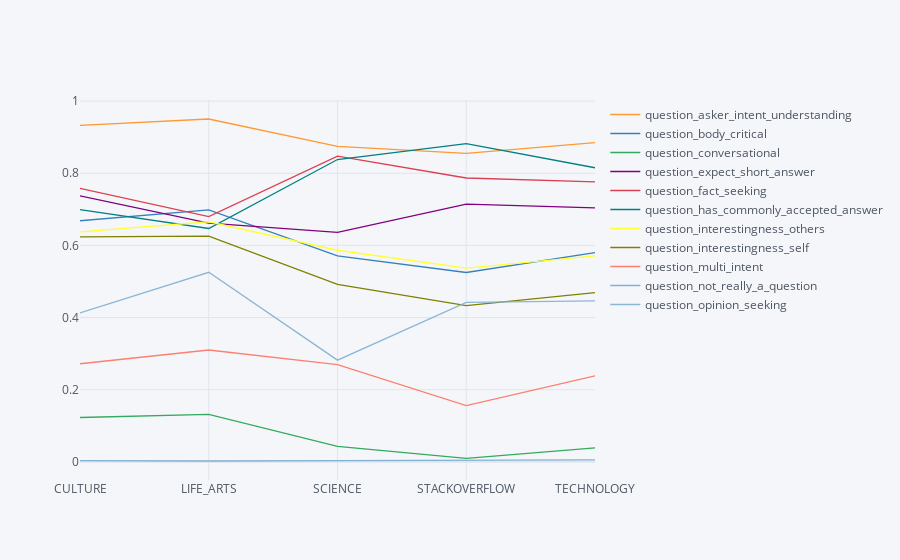

Notebook source saved alongside this figure:
### Markdown cell above
### Target Labels For Question Part 1

### Code cell
df_train.groupby('category')[
 'question_asker_intent_understanding',
 'question_body_critical',
 'question_conversational',
 'question_expect_short_answer',
 'question_fact_seeking',
 'question_has_commonly_accepted_answer',
 'question_interestingness_others',
 'question_interestingness_self',
 'question_multi_intent',
'question_not_really_a_question',
'question_opinion_seeking'
].mean().iplot(kind='line')

### Figure 1 — Plotly figure (JSON) as saved in the notebook; plotly's stock layout.template omitted (floating-point values rounded to 4 significant figures)
{"data": [{"line": {"color": "rgba(255, 153, 51, 1.0)", "dash": "solid", "shape": "linear", "width": 1.3}, "mode": "lines", "name": "question_asker_intent_understanding", "text": "", "type": "scatter", "x": ["CULTURE", "LIFE_ARTS", "SCIENCE", "STACKOVERFLOW", "TECHNOLOGY"], "y": [0.9327, 0.9504, 0.8742, 0.8552, 0.8847]}, {"line": {"color": "rgba(55, 128, 191, 1.0)", "dash": "solid", "shape": "linear", "width": 1.3}, "mode": "lines", "name": "question_body_critical", "text": "", "type": "scatter", "x": ["CULTURE", "LIFE_ARTS", "SCIENCE", "STACKOVERFLOW", "TECHNOLOGY"], "y": [0.6683, 0.6983, 0.5707, 0.5249, 0.5799]}, {"line": {"color": "rgba(50, 171, 96, 1.0)", "dash": "solid", "shape": "linear", "width": 1.3}, "mode": "lines", "name": "question_conversational", "text": "", "type": "scatter", "x": ["CULTURE", "LIFE_ARTS", "SCIENCE", "STACKOVERFLOW", "TECHNOLOGY"], "y": [0.1229, 0.1316, 0.04301, 0.009444, 0.03858]}, {"line": {"color": "rgba(128, 0, 128, 1.0)", "dash": "solid", "shape": "linear", "width": 1.3}, "mode": "lines", "name": "question_expect_short_answer", "text": "", "type": "scatter", "x": ["CULTURE", "LIFE_ARTS", "SCIENCE", "STACKOVERFLOW", "TECHNOLOGY"], "y": [0.7373, 0.6617, 0.636, 0.7146, 0.7039]}, {"line": {"color": "rgba(219, 64, 82, 1.0)", "dash": "solid", "shape": "linear", "width": 1.3}, "mode": "lines", "name": "question_fact_seeking", "text": "", "type": "scatter", "x": ["CULTURE", "LIFE_ARTS", "SCIENCE", "STACKOVERFLOW", "TECHNOLOGY"], "y": [0.758, 0.6796, 0.8474, 0.7869, 0.7763]}, {"line": {"color": "rgba(0, 128, 128, 1.0)", "dash": "solid", "shape": "linear", "width": 1.3}, "mode": "lines", "name": "question_has_commonly_accepted_answer", "text": "", "type": "scatter", "x": ["CULTURE", "LIFE_ARTS", "SCIENCE", "STACKOVERFLOW", "TECHNOLOGY"], "y": [0.6992, 0.6469, 0.838, 0.8823, 0.8152]}, {"line": {"color": "rgba(255, 255, 51, 1.0)", "dash": "solid", "shape": "linear", "width": 1.3}, "mode": "lines", "name": "question_interestingness_others", "text": "", "type": "scatter", "x": ["CULTURE", "LIFE_ARTS", "SCIENCE", "STACKOVERFLOW", "TECHNOLOGY"], "y": [0.6375, 0.6655, 0.5866, 0.5373, 0.5711]}, {"line": {"color": "rgba(128, 128, 0, 1.0)", "dash": "solid", "shape": "linear", "width": 1.3}, "mode": "lines", "name": "question_interestingness_self", "text": "", "type": "scatter", "x": ["CULTURE", "LIFE_ARTS", "SCIENCE", "STACKOVERFLOW", "TECHNOLOGY"], "y": [0.6239, 0.6258, 0.4919, 0.4333, 0.4693]}, {"line": {"color": "rgba(251, 128, 114, 1.0)", "dash": "solid", "shape": "linear", "width": 1.3}, "mode": "lines", "name": "question_multi_intent", "text": "", "type": "scatter", "x": ["CULTURE", "LIFE_ARTS", "SCIENCE", "STACKOVERFLOW", "TECHNOLOGY"], "y": [0.2719, 0.3101, 0.2693, 0.1558, 0.2386]}, {"line": {"color": "rgba(128, 177, 211, 1.0)", "dash": "solid", "shape": "linear", "width": 1.3}, "mode": "lines", "name": "question_not_really_a_question", "text": "", "type": "scatter", "x": ["CULTURE", "LIFE_ARTS", "SCIENCE", "STACKOVERFLOW", "TECHNOLOGY"], "y": [0.003634, 0.002351, 0.003506, 0.004655, 0.005599]}, {"line": {"color": "rgba(128, 177, 211, 0.8999999999999999)", "dash": "solid", "shape": "linear", "width": 1.3}, "mode": "lines", "name": "question_opinion_seeking", "text": "", "type": "scatter", "x": ["CULTURE", "LIFE_ARTS", "SCIENCE", "STACKOVERFLOW", "TECHNOLOGY"], "y": [0.4131, 0.5254, 0.2819, 0.442, 0.446]}], "layout": {"legend": {"bgcolor": "#F5F6F9", "font": {"color": "#4D5663"}}, "paper_bgcolor": "#F5F6F9", "plot_bgcolor": "#F5F6F9", "title": {"font": {"color": "#4D5663"}}, "xaxis": {"gridcolor": "#E1E5ED", "showgrid": true, "tickfont": {"color": "#4D5663"}, "title": {"font": {"color": "#4D5663"}, "text": ""}, "zerolinecolor": "#E1E5ED"}, "yaxis": {"gridcolor": "#E1E5ED", "showgrid": true, "tickfont": {"color": "#4D5663"}, "title": {"font": {"color": "#4D5663"}, "text": ""}, "zerolinecolor": "#E1E5ED"}}}
